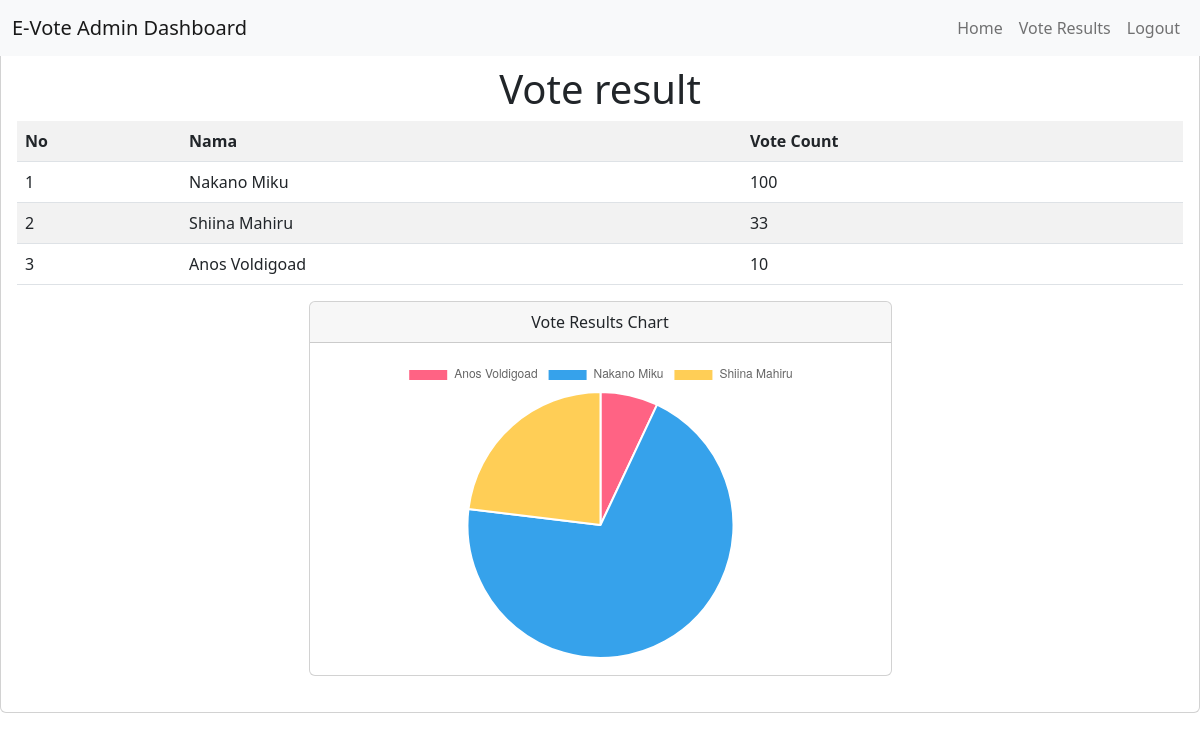
The app's page /admin/results.php (signed in) with its own data.
### tables this page shows
CREATE TABLE `candidates` (
  `id` int(11) NOT NULL,
  `name` text NOT NULL,
  `class` varchar(255) NOT NULL,
  `number` int(11) NOT NULL,
  `pict` varchar(1000) NOT NULL,
  `description` varchar(255) NOT NULL,
  `vote_count` int(11) NOT NULL
);

### admin/results.php (the view, shortened to what this page needs)
<?php
include '../assets/conn.php';
$result = mysqli_query($conn,"SELECT * FROM candidates vote_count");
$result1 = mysqli_query($conn,"SELECT * FROM candidates name");
$data1 = mysqli_fetch_all($result1, MYSQLI_ASSOC);
$result2 = mysqli_query($conn,"SELECT * FROM candidates ORDER BY vote_count desc");
?>
<!DOCTYPE html>
<html lang="en">
<head>
    <?php include'../assets/header.php';?>
</head>
<body>
        <nav class="navbar navbar-expand-lg navbar-light bg-light fixed-top">
     <div class="container-fluid">
      <a class="navbar-brand" href="index.php">E-Vote Admin Dashboard</a>
      <div class="collapse navbar-collapse" id="navbarNav">
       <ul class="navbar-nav ms-auto">
        <li class="nav-tem">
         <a class="nav-link" href="index.php">Home</a>
        </li>
        <li class="nav-item">
         <a class="nav-link" href="kandidat.html">Vote Results</a>
        </li>
        <li class="nav-item">
         <a class="nav-link" href="../logout.php">Logout</a>
        </li>
       </ul>
      </div>
     </div>
    </nav>
    <br><br>
   <div class="col-sm-12" >
    <div class="card">
      <div class="card-body">
        <center><h1>Vote result</h1>
<table class="table table-striped">
<tr>
    <th>No</th>
    <center><th>Nama</th></center>
    <th>Vote Count</th>
</tr>
<?php $i = 1; ?>
<?php while( $row = mysqli_fetch_assoc($result) ): ?>
<?php while( $row1 = mysqli_fetch_assoc($result2) ): ?>
<tr>
    <td><?= $i ?></td>
    <td><?= $row1["name"]; ?></td>
    <td><?= $row1["vote_count"]; ?></td>
 </tr>
<?php $i++; ?>
<?php endwhile; ?>
<?php endwhile; ?>
        </table>
        <div class="col-md-6">
    <div class="card">
        <div class="card-header">
            Vote Results Chart
        </div>
        <div class="card-body">
            <canvas id="voteChart"></canvas>
            <script>
                var ctx = document.getElementById('voteChart').getContext('2d');
                var voteChart = new Chart(ctx, {
                    type: 'pie',
                    data: {
                        labels: [<?php foreach ($data1 as $row) { echo '"' . $row['name'] .'",';}?>],
                        datasets: [{
                            label: 'Vote Count',
                            data: [<?php mysqli_data_seek($result, 0); while ($p = mysqli_fetch_array($result)) { echo '"' . $p['vote_count'] .'",';}?>],
                            backgroundColor: [
                                '#FF6384',
                                '#36A2EB',
                                '#FFCE56',
                                '#8c564b',
                                '#e377c2',
                                '#7f7f7f',
                                '#bcbd22',
                                '#17becf',
                                '#9467bd',
                                '#d62728',
                                '#2ca02c'
                            ]
                        }]
                    },
                    options: {
                        responsive: true,
                        maintainAspectRatio: false
                    }
                });
            </script>
        </div>
    </div>
</div>
    </div>
    </div>
</body>
</html>

### assets/header.php (shortened to what this page needs)
<link rel="stylesheet" href="https://cdnjs.cloudflare.com/ajax/libs/font-awesome/5.15.3/css/all.min.css" />
<link rel="stylesheet" href="https://cdnjs.cloudflare.com/ajax/libs/bootstrap/5.2.0/css/bootstrap.min.css">
 <link rel="stylesheet" href="https://cdnjs.cloudflare.com/ajax/libs/bootstrap/5.2.3/css/bootstrap.min.css" />
<link rel="stylesheet" href="https://cdnjs.cloudflare.com/ajax/libs/font-awesome/5.15.4/css/all.min.css" />
 <link href="https://cdn.jsdelivr.net/npm/bootstrap@5.2.3/dist/css/bootstrap.min.css" rel="stylesheet">

### assets/header.php (style rules this page uses)
.card { margin-bottom: 20px; }

### records on screen
candidates: name "Anos Voldigoad", vote_count "10"
candidates: name "Nakano Miku", vote_count "100"
candidates: name "Shiina Mahiru", vote_count "33"

### other values on screen
chart data {{ $row['name'] }} Anos Voldigoad, Nakano Miku, Shiina Mahiru
chart data {{ $p['vote_count'] }} 10, 100, 33
